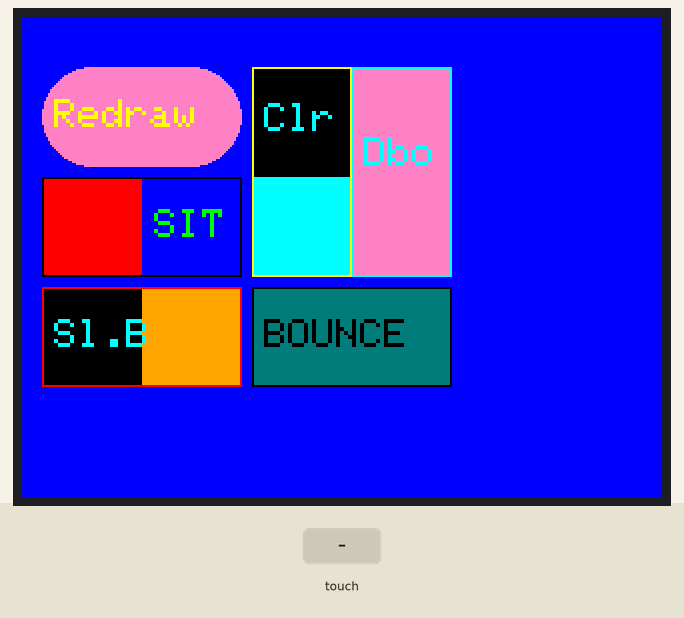
Recording of a sketch running on a simulated Teensy 4. On the bench: 320×240 colour display. Inputs (shaded band) come from the test bench. What the sketch prints to the serial monitor is not drawn.

Above: at 1.4 s.
1.5 s: touch panel pressed at 13 % / 30 % of its raw x / y range
At 2.6 s:
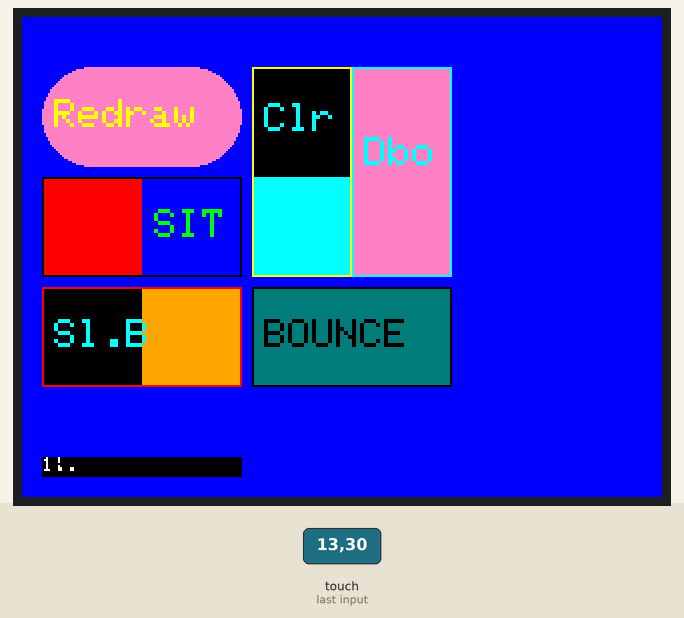
3.1 s: touch panel pressed at 38 % / 30 % of its raw x / y range
At 4.1 s:
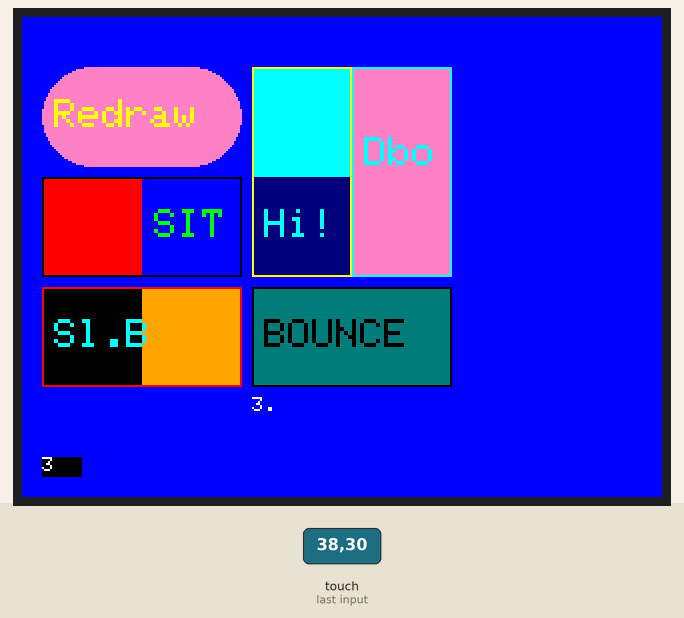
4.7 s: touch panel pressed at 38 % / 50 % of its raw x / y range
At 5.9 s:
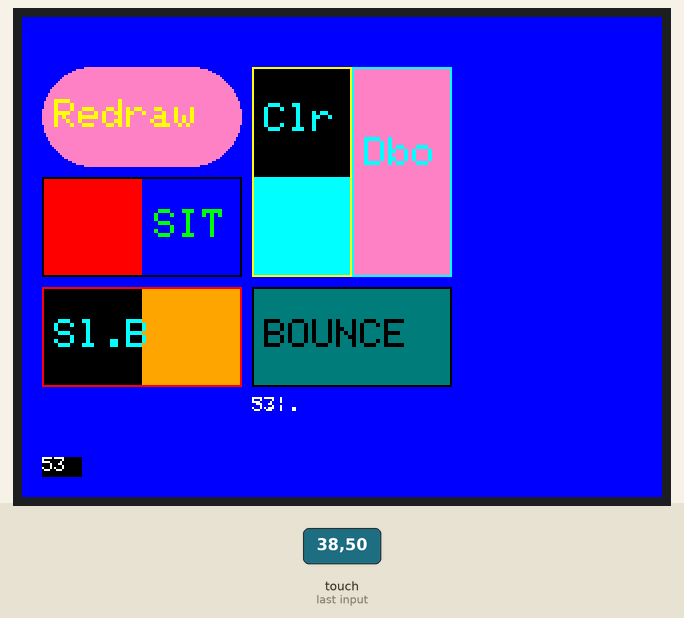
6.2 s: touch panel pressed at 38 % / 70 % of its raw x / y range
At 7.3 s:
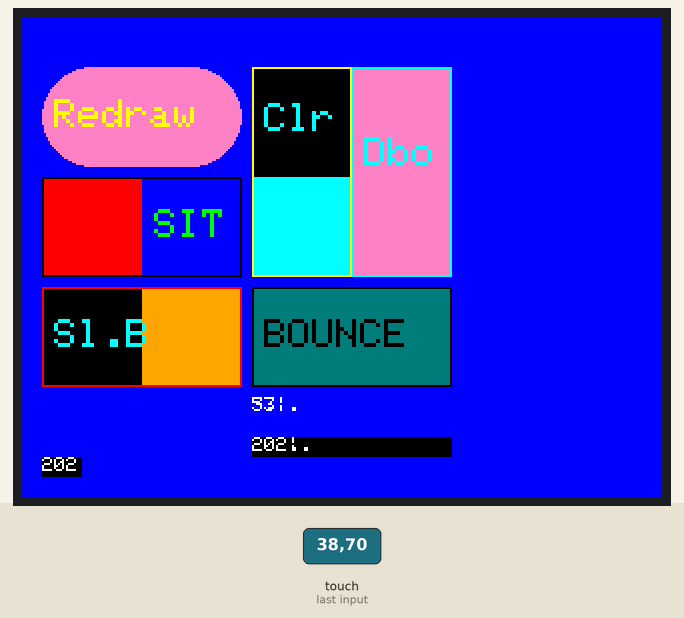
7.8 s: touch panel pressed at 62 % / 30 % of its raw x / y range
Timing chart, 0 to 10.3 s (numbered marks = the images above; inputs shaded):
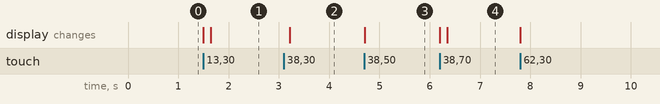

Measured:
- after the input at 1.5 s, the display: first changes at once (image 1 shows a later state)
- after the input at 3.1 s, the display: changes after 0.12 s (image 2)
- after the input at 4.7 s, the display: changes at once (image 3)
- after the input at 6.2 s, the display: first changes at once (image 4 shows a later state)

The sketch:

onoffbuttonMark3.ino
```cpp
// XPT2046_Touchscreen ; Button Functions
//
// TAG wide verus narrow button  1%3 or 2,4 allow moved placement on rotation
// Button Animation :: ButtonDraw( bValue, [special color, or animate type???]  );
#include <SPI.h>
#include <Wire.h>


#include <ILI9341_t3.h>
#include <XPT2046_Touchscreen.h>
#include "Buttonmap.h"
#include "onoffbuttonMark3.h"


#define CS_PIN 8
//XPT2046_Touchscreen ts(CS_PIN);  // Param 2 - NULL - No interrupts
// Second PARAM on XPT2046_Touchscreen requires modified interrupt aware XPT2046_Touchscreen library
#define TIRQ_PIN  2
//XPT2046_Touchscreen ts(CS_PIN, 255);  // Param 2 - 255 - No interrupts
XPT2046_Touchscreen ts(CS_PIN, TIRQ_PIN);  // Param 2 - Touch IRQ Pin - interrupt enabled polling
// Second PARAM on XPT2046_Touchscreen requires modified interrupt aware XPT2046_Touchscreen library

#define TFT_CS 10
#define TFT_DC  9
// MOSI=11, MISO=12, SCK=13
ILI9341_t3 tft = ILI9341_t3(TFT_CS, TFT_DC);


void setup(void)
{
  Serial.begin(9600);
  while ( !Serial && (millis() < 2000)) ;
  tft.begin();
  if (!ts.begin()) Serial.println("Unable to start touchscreen.");
  else Serial.println("Touchscreen started.");
  ButtonInit( &mybuttons1[0] );
  tft.fillScreen(ILI9341_BLUE); // clear screen
  ButtonDraw( 0 );
}

void loop()
{
  // See if there's any  touch data for us
  static int8_t cc[7] = {0, 0, 0, 0, 0, 0, 0};
  int8_t cii = 0;
  static elapsedMillis userTime;
  uint16_t userDebounce = 555;
  static int16_t lastbValue;
  boolean istouched = false;
  int16_t bValue;
  int16_t x, y;
  int16_t xout = 10, yout = 225;
  istouched = TS_GetMap( x, y, true );
  if (istouched && ButtonHit(x , y, bValue))
  {
    if ( lastbValue == bValue ) userDebounce = userTime; // Can't user debouce Slider/Toggle use TS_JITTER
    switch ( bValue ) { // USER BUTTON REPONSE code is HERE - this is just example work
      case 11:
        yout = 220, xout = 10;
        cii = 1;
        Serial.print("\nGreen btn hit : Rotate =");
        tft.setCursor(xout, yout);
        tft.setTextColor(ILI9341_BLACK);
        tft.setTextSize(3);
        tft.print("... WAIT ...");
        delay(300);
        ButtonRotate( 1 + TS_Rotate );
        tft.fillScreen(ILI9341_BLUE); // clear screen
        ButtonDraw( 0 );
        Serial.print(TS_Rotate);
        yout = 200, xout = 10;
        break;
      case 51:
        Serial.print("\nRed btn hit");
        cii = 1;
        yout = 200, xout = 10;
        break;
      case 2: // Orange
      case 52:  // CYAN
        cii = 2;
        yout = 210, xout = 10;
        Serial.print("\nCyan/Orange btn SLID!");
        break;
      case 3:
        cii = 3;
        Serial.print("\nCyan btn hit");
        tft.fillScreen(ILI9341_BLUE); // clear screen
        for (int ii = 0; ii < 7; ii++) cc[ii] = 0; // CLear :: cc[7] = {0, 0, 0, 0, 0, 0, 0};
        ButtonDraw( 0 );
        yout = 190, xout = 115;
        break;
      case 53:
        cii = 3;
        Serial.print("\nNavy btn hit");
        yout = 190, xout = 115;
        break;
      case 10:
        cii = 4;
        if ( lastbValue == bValue )
          Serial.print("1."); // DOES AUTO REPEAT
        else
          Serial.print("\nbutton 1_");
        ButtonDraw( bValue );
        yout = 190, xout = 10;
        break;
      case 201:
        cii = 5;
        yout = 200, xout = 115;
        if (userDebounce < 50) {
          cc[cii] -= 1;
          break;
        }
        Serial.print("\nbutton 201");
        break;
      case 202:
        cii = 0;
        if ( lastbValue == bValue )
          Serial.print("202."); // DOES AUTO REPEAT
        else
          Serial.print("\nbutton 202_");
        yout = 210, xout = 115;
        break;
      default:
        cii = 6;
        yout = 220, xout = 10;
        Serial.println(" == UNTRAPPED button");
        Serial.print(bValue);
        Serial.println(" == CHECK buttons STRUCT?");
        break;
    }
    if (xout) { // on screen fireworks on button press
      cc[cii] += 1; // Show extra char below for each processed button touch
      if ( cc[cii] > 13 ) {
        cc[cii] = 1;
        Serial.println();
        tft.fillRect(xout, yout, 100, 10, ILI9341_BLACK);
      }
      tft.setCursor(xout, yout);
      tft.setTextColor(ILI9341_WHITE);
      tft.setTextSize(1);
      tft.print(bValue); // Shows BUTTON ID received on screen
      for ( int ii = 1; ii < cc[cii]; ii++) tft.print("|"); // Added char for each unbounced button touch
      tft.print("."); // dot is new on end - | shows change from each prior touch
      if ( lastbValue != bValue ) {
        tft.fillRect(10, 220, 20, 10, ILI9341_BLACK);
        tft.setCursor(10, 220);
        tft.print(bValue); // Shows BUTTON ID received on screen
      }
    }
    lastbValue = bValue;
    userTime = 0;
  }
}
```

ButtonMap.cpp
```cpp
// XPT2046_Touchscreen : ButtonMap :: Button Functions
//
// +:ButtonInit with BUTTON*
// +:Reduce String RAM with (char *)
// +:self printing button struct sample code
//
// 0: Allow pushbutton/event input to tie to buttons?
// 0: Grayed Button
// 0: User defined text areas for display or edit of text?
// 0: Sentinel button could give 'window' constraints to allow selective redraw when it exits?
//
// 0: Slider control color picker sketch
// 0:
// 0: Screen layout design sketch - ( using push buttons? )
//
// 0: TAG wide verus narrow button  1%3 or 2,4 allow moved placement on rotation
// 0: Button Animation :: ButtonDraw( bValue, [special color, or animate type???]  );
//
// 0: Do Keyboard Test, SHIFT and Text Out USER Button display window
//

#include "Arduino.h"
#include "ButtonMap.h"
#include <ILI9341_t3.h>
#include <XPT2046_Touchscreen.h>

extern ILI9341_t3 tft;
extern XPT2046_Touchscreen ts;

// --- Button Code Starts here
TS_BUTTON TS_NoButton[] = { {(char *)"X", -1, 0, 0, 0, 0, 0, TS_FBUTN, 0, 0, 0} };
TS_BUTTON *TS_pbtn = TS_NoButton;

// Zero is calibration for mapping to pixel, 1-4 follow screen rotation for mapping math
TS_MAP tsMap[5] = { {200, 3700, 325, 3670 }, { 0, 319, 0, 239 }, { 319, 0, 0, 239 }, { 319, 0, 239, 0 }, { 0, 319, 239, 0 } };
int16_t TS_Rotate = 1;
int16_t TS_xMax = 0; // Current Screen orientation x,y Max values
int16_t TS_yMax = 0;

int TS_bCount = 0;  // Set at run time from sizeof()
static int16_t TS_iiSlide = -1;

boolean TS_GetMap( int16_t &xx, int16_t &yy, boolean twoHits )
{
  static int16_t lastxx = 500, lastyy = 500; // if twoHits: require two hits same point
  static TS_Point pp;
  static elapsedMillis tsLimit;
  static int16_t xxo = 500, yyo = 500;  // Store old/last returned x,y point
  if ( tsLimit < TS_LIMIT ) return false;
  if (!ts.touched()) return false;
  if ( tsLimit >= TS_SLIDET ) TS_iiSlide = -1;
  tsLimit = 0;
  pp = ts.getPoint();
  if ( pp.z < TS_MINPRESS ) return false;
  xx = map(pp.x, tsMap[0].xt, tsMap[0].xb, tsMap[TS_Rotate].xt, tsMap[TS_Rotate].xb);
  yy = map(pp.y, tsMap[0].yl, tsMap[0].yr, tsMap[TS_Rotate].yl, tsMap[TS_Rotate].yr);
  if (!(TS_Rotate % 2)) {
    int16_t swap = xx;
    xx = yy;
    yy = swap;
  }
  // Debounce by +/-# pixel to minimize point jitter
  if ( ((xxo - TS_DEBOUNCE) <= xx) && ((xxo + TS_DEBOUNCE) >= xx) ) xx = xxo; else xxo = xx;
  if ( ((yyo - TS_DEBOUNCE) <= yy) && ((yyo + TS_DEBOUNCE) >= yy) ) yy = yyo; else yyo = yy;
  if (  twoHits && (xx != lastxx || yy != lastyy) ) {
    lastxx = xx; lastyy = yy;
  }
  if ( 500 == lastyy) TS_iiSlide = -1;
  lastxx = 500; lastyy = 500;
  return true;
}

// int8_t ButtonType( int16_t idBut ) {   return buttons[idBut].btype; }

void ButtonDraw( int16_t idBut ) {
  int ii = 0;
  while ( ii < TS_bCount ) {
    if ((( TS_pbtn[ii].tx + TS_pbtn[ii].ww ) <= TS_xMax ) && (( TS_pbtn[ii].ty + TS_pbtn[ii].hh ) <= TS_yMax)) {
      if ( !idBut || idBut == TS_pbtn[ii].bId ) {
        if ( TS_TOGOFF == TS_pbtn[ii].btype || TS_FBUTN == TS_pbtn[ii].btype || TS_RBUTN == TS_pbtn[ii].btype || TS_BSLIDE == TS_pbtn[ii].btype ) {
          if (TS_RBUTN == TS_pbtn[ii].btype) {
            tft.fillRoundRect(TS_pbtn[ii].tx, TS_pbtn[ii].ty, TS_pbtn[ii].ww, TS_pbtn[ii].hh, TS_pbtn[ii].hh / 2, TS_pbtn[ii].bgc);
          }
          else
            tft.fillRect(TS_pbtn[ii].tx, TS_pbtn[ii].ty, TS_pbtn[ii].ww, TS_pbtn[ii].hh, TS_pbtn[ii].bgc);
          tft.setCursor(TS_pbtn[ii].tx + 6, TS_pbtn[ii].ty + (TS_pbtn[ii].hh / 3));
          tft.setTextColor(TS_pbtn[ii].fgc);  // ForeGround Text color same as Frame
          tft.setTextSize(TS_pbtn[ii].fontsz);
          tft.println(TS_pbtn[ii].text);
        }
        else if ( TS_TOGON == TS_pbtn[ii].btype || TS_ASLIDE == TS_pbtn[ii].btype )
          tft.fillRect(TS_pbtn[ii].tx, TS_pbtn[ii].ty, TS_pbtn[ii].ww, TS_pbtn[ii].hh, TS_pbtn[ii].fgc);
      }
    }
    ii++;
  }
  ii = 0;
  while ( ii < TS_bCount ) {
    if ((( TS_pbtn[ii].tx + TS_pbtn[ii].ww ) <= TS_xMax ) && (( TS_pbtn[ii].ty + TS_pbtn[ii].hh ) <= TS_yMax)) {
      if ( !idBut || idBut == TS_pbtn[ii].bId ) {
        if ( TS_FRAME == TS_pbtn[ii].btype || TS_FBUTN == TS_pbtn[ii].btype )
          tft.drawRect(TS_pbtn[ii].tx, TS_pbtn[ii].ty, TS_pbtn[ii].ww, TS_pbtn[ii].hh, TS_pbtn[ii].fgc);
      }
    }
    ii++;
  }
}

// Walk button struct
boolean ButtonHit( int16_t xx, uint16_t yy, int16_t &bHit ) {
  static elapsedMillis toggleTime;  // Debounce/Jitter Toggle and Slider
  int16_t ii = 0, iiOn = -1, iiHit = -1, idTog = 0, iiFrame = -1;
  if ( toggleTime > 10000 ) toggleTime = 1000;
  while ( ii < TS_bCount ) {
    if  ( (xx >= TS_pbtn[ii].tx && xx <= TS_pbtn[ii].tx + TS_pbtn[ii].ww) && (yy >= TS_pbtn[ii].ty && yy <= TS_pbtn[ii].ty + TS_pbtn[ii].hh)) {
      if ( TS_ASLIDE == TS_pbtn[ii].btype ) {
        TS_iiSlide = TS_pbtn[ii].info; // track slide start - do nothing now
        return false;
      }
      else if ( (TS_FBUTN == TS_pbtn[ii].btype) || TS_RBUTN == TS_pbtn[ii].btype ) {
        bHit =  TS_pbtn[ii].bId;
        TS_iiSlide = -1;
        return true;
      }
      else if (TS_TOGOFF == TS_pbtn[ii].btype) {
        iiHit = ii;
        idTog = (TS_pbtn[ii].info);
        TS_iiSlide = -1;
      }
      else if ( (TS_iiSlide == TS_pbtn[ii].info) && (TS_BSLIDE == TS_pbtn[ii].btype)) {
        iiHit = ii;
        idTog = (TS_pbtn[ii].info);
      }
    }
    ii++;
  }
  ii = 0;
  while ( ii < TS_bCount ) {
    if ( ((TS_TOGON == TS_pbtn[ii].btype) || (TS_ASLIDE == TS_pbtn[ii].btype)) && (idTog == TS_pbtn[ii].info) )
      iiOn = ii;
    if ( (TS_FRAME == TS_pbtn[ii].btype) && (idTog == TS_pbtn[ii].info) )
      iiFrame = ii;
    ii++;
  }

  if ( -1 != iiOn && -1 != iiFrame ) {
    if ( toggleTime < TS_JITTER ) {
      TS_iiSlide = -1;
      return false;
    }
    TS_pbtn[iiFrame].TS_data = !TS_pbtn[iiFrame].TS_data;
    bHit = TS_pbtn[iiHit].bId;
    if ( TS_iiSlide == TS_pbtn[iiOn].info ) {
      TS_pbtn[iiOn].btype = TS_BSLIDE;
      TS_pbtn[iiHit].btype = TS_ASLIDE;
    }
    else {
      TS_pbtn[iiOn].btype = TS_TOGOFF;
      TS_pbtn[iiHit].btype = TS_TOGON;
    }
    ButtonDraw( TS_pbtn[iiOn].bId );  // Limit Redraw to Framed TS_pbtn - not all buttons
    ButtonDraw( TS_pbtn[iiHit].bId );
    ButtonDraw( TS_pbtn[iiFrame].bId );
    TS_iiSlide = -1;
    toggleTime = 0;
    return true;
  }
  return false;
}

// Set TFT rotation and update the mapping that normalizes touch points there
void  ButtonRotate( int setrotate )
{
  TS_Rotate = setrotate;
  if ( TS_Rotate > 4 ) TS_Rotate = 1;
  if ( TS_Rotate < 1 ) TS_Rotate = 4;
  tft.setRotation(TS_Rotate);
  if ((TS_Rotate % 2)) {
    TS_xMax = tsMap[1].xb;
    TS_yMax = tsMap[1].yr;
  }
  else {
    TS_xMax = tsMap[1].yr;
    TS_yMax = tsMap[1].xb;
  }
}

// Call with Button Map for display and hit testing against
void ButtonInit( TS_BUTTON *userbuttons )
{
  if ( 0 == userbuttons ) {
    TS_pbtn = TS_NoButton;
    tft.fillScreen(ILI9341_BLUE);
    ButtonRotate( TS_Rotate );
  }
  else TS_pbtn = userbuttons;
  if ( !TS_xMax || !TS_yMax)ButtonRotate( TS_Rotate );
  TS_bCount = 0;
  while ( -1 != TS_pbtn[TS_bCount].tx ) {
    TS_bCount++;
  }
  ButtonDraw( 0 );
}
// -----------------------------------------
// --- Button Code Ends here
// -----------------------------------------
```

ButtonMap.h
```cpp
// -----------------------------------------
// --- Support structures and values for Button Mapping
// -----------------------------------------

#ifndef _ButtonMap_h_
#define _ButtonMap_h_

#define TS_LIMIT 10 // millisecond limit to check touch value
#define TS_MINPRESS 800 // Z Pressure return minimum to use point
#define TS_DEBOUNCE 3 // TS_GetMap() debounce factor x,y point proximity called 'same point'

#define TS_SLIDET 40  // millis Reject SLIDE buttons farther apart than this

struct TS_MAP {
  int16_t xt;
  int16_t xb;
  int16_t yl;
  int16_t yr;
};

//        { text *, tx, ty, ww, hh, fgc, bgc, btype, info, bState, fontsz, bId, TS_data }    << Struct looks like this
struct TS_BUTTON {
  char *text; // Literal string put into FLASH on compile leaving a pointer that is user changeable
  int16_t tx, ty; // Top Left X,Y
  int16_t ww, hh; // Width, Height
  uint16_t fgc; // forground text/frame color
  uint16_t bgc; // background color button or empty frame
  uint8_t btype;  // for toggle/slider two bytes TYPE & info PAIRING number
  uint8_t info;  // for toggle/slider two bytes TYPE & info PAIRING number
  byte bState; // button state
  byte fontsz; // font size
  byte bId; // Button ID
  uint8_t TS_data; // Toggle FRAME stores state value here
};

#define TS_JITTER 250 // ms Threshold for Toggle/Slider re-activate
#define TS_FBUTN 0x01 // Frame Button
#define TS_RBUTN 0x03 // Rounded Button
#define TS_FRAME  0x10  // FRAME for two TOGGLE button areas
#define TS_TOGOFF 0x20  // Off Toggle
#define TS_TOGON  0x30
#define TS_ASLIDE 0x40 // Slide Button : A position
#define TS_BSLIDE 0x50 // Slide Button : B position
// -----------------------------------------
// --- Button Data Ends here
// -----------------------------------------

extern int16_t TS_Rotate;
extern int16_t TS_xMax; // Current Screen orientation x,y Max values
extern int16_t TS_yMax;

void ButtonInit( TS_BUTTON *userbuttons );
void  ButtonRotate( int setrotate );
boolean ButtonHit( int16_t xx, uint16_t yy, int16_t &bHit );
boolean TS_GetMap( int16_t &xx, int16_t &yy, boolean twoHits );
void ButtonDraw( int16_t idBut );

#endif
```

onoffbuttonMark3.h
```cpp
// -----------------------------------------
// --- USER Button Data Starts here
//        { text *, tx, ty, ww, hh, fgc, bgc, btype, info, bState, fontsz, bId, TS_data }    << Struct looks like this
// REQUIRED LAST ITEM :: {(char *)".", -1, 0, 0, 0, 0, 0, TS_FBUTN, 0, 0, 0, 0, 0}
// -----------------------------------------

// -----------------------------------------
// --- USER Button Data Starts here
// -----------------------------------------
//        { text *, tx, ty, ww, hh, fgc, bgc, btype, info, bState, fontsz, bId, TS_data }    << Struct looks like this
TS_BUTTON mybuttons1[] = {
  {(char *)"Redraw", 10, 25, 100, 50, ILI9341_YELLOW, ILI9341_PINK, TS_RBUTN, 0, 0, 2, 1, 0 },
  {(char *)"???", 10, 80, 100, 50, ILI9341_BLACK, ILI9341_BLACK, TS_FRAME, 1, 0, 2, 101, 1 },
  {(char *)"ROT", 10, 80, 50, 50, ILI9341_RED, ILI9341_BLUE, TS_TOGON, 1, 0, 2, 11, 0},
  {(char *)"SIT", 60, 80, 50, 50, ILI9341_GREEN, ILI9341_BLUE, TS_TOGOFF , 1, 0, 2, 51, 0 },
  {(char *)"???", 10, 135, 100, 50, ILI9341_RED, ILI9341_BLACK, TS_FRAME, 2, 0, 2, 102, 1 },
  {(char *)"Sl.A", 60, 135, 50, 50, ILI9341_ORANGE, ILI9341_BLACK, TS_ASLIDE, 2, 0, 2, 2, 0 },
  {(char *)"Sl.B", 10, 135, 50, 50, ILI9341_CYAN, ILI9341_BLACK, TS_BSLIDE, 2, 0, 2, 52, 0 },
  {(char *)"???", 115, 25, 50, 105, ILI9341_YELLOW, ILI9341_BLACK, TS_FRAME, 3, 0, 2, 103, 1 },
  {(char *)"Clr", 115, 25, 50, 55, ILI9341_CYAN, ILI9341_BLACK, TS_TOGOFF, 3, 0, 2, 3, 0 },
  {(char *)"Hi!", 115, 80, 50, 50, ILI9341_CYAN, ILI9341_NAVY, TS_TOGON, 3, 0, 2, 53, 0 },
  {(char *)"Dbo", 165, 25, 50, 105, ILI9341_CYAN, ILI9341_PINK, TS_FBUTN, 0, 0, 2, 201, 0 },
  {(char *)"BOUNCE", 115, 135, 100, 50, ILI9341_BLACK, ILI9341_DARKCYAN, TS_FBUTN, 0, 0, 2, 202, 0 },
  {(char *)".", -1, 0, 0, 0, 0, 0, TS_FBUTN, 0, 0, 0, 0, 0}
};

// -----------------------------------------
// --- USER Button Data Ends here
// -----------------------------------------
```
